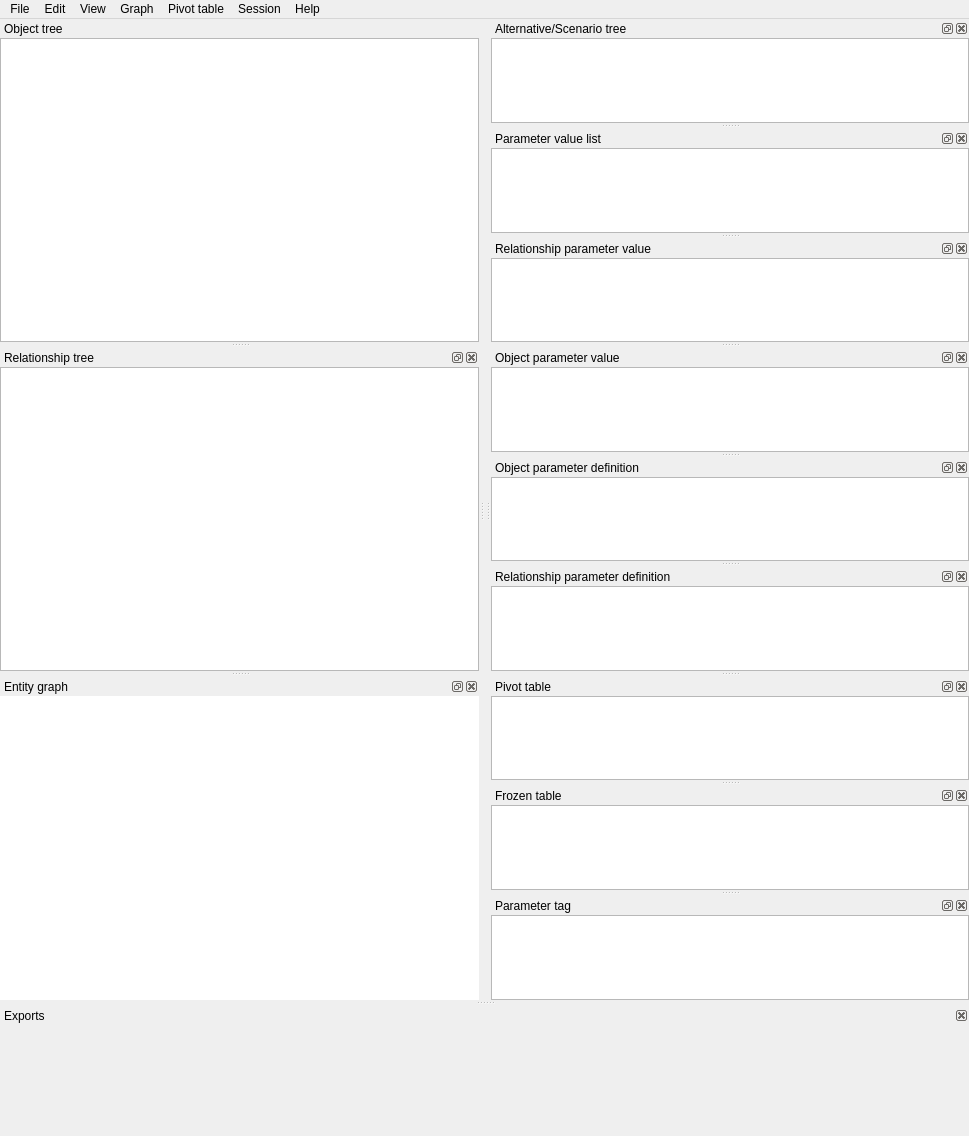
<?xml version="1.0" encoding="UTF-8"?>
<!--
######################################################################################################################
# Copyright (C) 2017-2020 Spine project consortium
# This file is part of Spine Toolbox.
# Spine Toolbox is free software: you can redistribute it and\/or modify it under the terms of the GNU Lesser General
# Public License as published by the Free Software Foundation, either version 3 of the License, or (at your option)
# any later version. This program is distributed in the hope that it will be useful, but WITHOUT ANY WARRANTY;
# without even the implied warranty of MERCHANTABILITY or FITNESS FOR A PARTICULAR PURPOSE. See the GNU Lesser General
# Public License for more details. You should have received a copy of the GNU Lesser General Public License along with
# this program. If not, see <http:\/\/www.gnu.org\/licenses\/>.
######################################################################################################################
-->
<ui version="4.0">
 <class>MainWindow</class>
 <widget class="QMainWindow" name="MainWindow">
  <property name="geometry">
   <rect>
    <x>0</x>
    <y>0</y>
    <width>969</width>
    <height>1136</height>
   </rect>
  </property>
  <property name="windowTitle">
   <string>MainWindow</string>
  </property>
  <property name="layoutDirection">
   <enum>Qt::LeftToRight</enum>
  </property>
  <property name="dockOptions">
   <set>QMainWindow::AllowNestedDocks|QMainWindow::AllowTabbedDocks|QMainWindow::AnimatedDocks|QMainWindow::GroupedDragging</set>
  </property>
  <widget class="QWidget" name="centralwidget">
   <property name="sizePolicy">
    <sizepolicy hsizetype="Fixed" vsizetype="Fixed">
     <horstretch>0</horstretch>
     <verstretch>0</verstretch>
    </sizepolicy>
   </property>
   <layout class="QVBoxLayout" name="verticalLayout_2">
    <property name="spacing">
     <number>0</number>
    </property>
    <property name="leftMargin">
     <number>0</number>
    </property>
    <property name="topMargin">
     <number>0</number>
    </property>
    <property name="rightMargin">
     <number>0</number>
    </property>
    <property name="bottomMargin">
     <number>0</number>
    </property>
   </layout>
  </widget>
  <widget class="QMenuBar" name="menubar">
   <property name="geometry">
    <rect>
     <x>0</x>
     <y>0</y>
     <width>969</width>
     <height>27</height>
    </rect>
   </property>
   <property name="nativeMenuBar">
    <bool>false</bool>
   </property>
   <widget class="QMenu" name="menuSession">
    <property name="title">
     <string>Session</string>
    </property>
    <addaction name="actionRefresh"/>
    <addaction name="actionCommit"/>
    <addaction name="actionRollback"/>
    <addaction name="separator"/>
    <addaction name="actionView_history"/>
   </widget>
   <widget class="QMenu" name="menuEdit">
    <property name="title">
     <string>Edit</string>
    </property>
    <addaction name="actionCopy"/>
    <addaction name="actionPaste"/>
    <addaction name="separator"/>
    <addaction name="actionAdd_object_classes"/>
    <addaction name="actionAdd_objects"/>
    <addaction name="actionAdd_relationship_classes"/>
    <addaction name="actionAdd_relationships"/>
    <addaction name="actionManage_relationships"/>
    <addaction name="separator"/>
    <addaction name="actionEdit_selected"/>
    <addaction name="separator"/>
    <addaction name="actionRemove_selected"/>
    <addaction name="actionMass_remove_items"/>
    <addaction name="separator"/>
   </widget>
   <widget class="QMenu" name="menuFile">
    <property name="title">
     <string>File</string>
    </property>
    <addaction name="separator"/>
    <addaction name="actionImport"/>
    <addaction name="actionExport"/>
    <addaction name="actionExport_session"/>
    <addaction name="separator"/>
    <addaction name="actionExport_graph_as_pdf"/>
    <addaction name="separator"/>
    <addaction name="actionSettings"/>
    <addaction name="separator"/>
    <addaction name="actionClose"/>
   </widget>
   <widget class="QMenu" name="menuView">
    <property name="title">
     <string>View</string>
    </property>
    <addaction name="actionStacked_style"/>
    <addaction name="actionPivot_style"/>
    <addaction name="actionGraph_style"/>
   </widget>
   <widget class="QMenu" name="menuGraph">
    <property name="title">
     <string>Graph</string>
    </property>
    <property name="toolTipsVisible">
     <bool>true</bool>
    </property>
    <widget class="QMenu" name="menuRestore_pruned">
     <property name="title">
      <string>Restore pruned</string>
     </property>
    </widget>
    <widget class="QMenu" name="menuAdd_parameter_heat_map">
     <property name="title">
      <string>Add parameter heat map</string>
     </property>
    </widget>
    <addaction name="actionShow_cascading_relationships"/>
    <addaction name="separator"/>
    <addaction name="actionSave_positions"/>
    <addaction name="actionClear_positions"/>
    <addaction name="separator"/>
    <addaction name="actionHide_selected"/>
    <addaction name="actionShow_hidden"/>
    <addaction name="separator"/>
    <addaction name="actionPrune_selected_entities"/>
    <addaction name="actionPrune_selected_classes"/>
    <addaction name="menuRestore_pruned"/>
    <addaction name="actionRestore_all_pruned"/>
    <addaction name="separator"/>
    <addaction name="menuAdd_parameter_heat_map"/>
    <addaction name="actionRebuild_graph"/>
    <addaction name="separator"/>
   </widget>
   <widget class="QMenu" name="menuHelp">
    <property name="title">
     <string>Help</string>
    </property>
    <addaction name="actionUser_guide"/>
   </widget>
   <widget class="QMenu" name="menuPivot_table">
    <property name="title">
     <string>Pivot table</string>
    </property>
   </widget>
   <addaction name="menuFile"/>
   <addaction name="menuEdit"/>
   <addaction name="menuView"/>
   <addaction name="menuGraph"/>
   <addaction name="menuPivot_table"/>
   <addaction name="menuSession"/>
   <addaction name="menuHelp"/>
  </widget>
  <widget class="QDockWidget" name="dockWidget_alternative_scenario_tree">
   <property name="allowedAreas">
    <set>Qt::AllDockWidgetAreas</set>
   </property>
   <property name="windowTitle">
    <string>Alternative/Scenario tree</string>
   </property>
   <attribute name="dockWidgetArea">
    <number>2</number>
   </attribute>
   <widget class="QWidget" name="dockWidgetContents_15">
    <layout class="QVBoxLayout" name="verticalLayout_18">
     <property name="spacing">
      <number>0</number>
     </property>
     <property name="leftMargin">
      <number>0</number>
     </property>
     <property name="topMargin">
      <number>0</number>
     </property>
     <property name="rightMargin">
      <number>0</number>
     </property>
     <property name="bottomMargin">
      <number>0</number>
     </property>
     <item>
      <widget class="AlternativeScenarioTreeView" name="treeView_alternative_scenario">
       <property name="contextMenuPolicy">
        <enum>Qt::DefaultContextMenu</enum>
       </property>
       <property name="acceptDrops">
        <bool>true</bool>
       </property>
       <property name="accessibleName">
        <string>alternative tree</string>
       </property>
       <property name="editTriggers">
        <set>QAbstractItemView::AnyKeyPressed|QAbstractItemView::EditKeyPressed</set>
       </property>
       <property name="dragEnabled">
        <bool>true</bool>
       </property>
       <property name="dragDropMode">
        <enum>QAbstractItemView::InternalMove</enum>
       </property>
       <property name="selectionMode">
        <enum>QAbstractItemView::ExtendedSelection</enum>
       </property>
       <property name="selectionBehavior">
        <enum>QAbstractItemView::SelectRows</enum>
       </property>
       <property name="iconSize">
        <size>
         <width>20</width>
         <height>20</height>
        </size>
       </property>
       <property name="uniformRowHeights">
        <bool>true</bool>
       </property>
      </widget>
     </item>
    </layout>
   </widget>
  </widget>
  <widget class="QDockWidget" name="dockWidget_parameter_value_list">
   <property name="windowTitle">
    <string>Parameter value list</string>
   </property>
   <attribute name="dockWidgetArea">
    <number>2</number>
   </attribute>
   <widget class="QWidget" name="dockWidgetContents">
    <layout class="QVBoxLayout" name="verticalLayout">
     <property name="spacing">
      <number>0</number>
     </property>
     <property name="leftMargin">
      <number>0</number>
     </property>
     <property name="topMargin">
      <number>0</number>
     </property>
     <property name="rightMargin">
      <number>0</number>
     </property>
     <property name="bottomMargin">
      <number>0</number>
     </property>
     <item>
      <widget class="ParameterValueListTreeView" name="treeView_parameter_value_list">
       <property name="contextMenuPolicy">
        <enum>Qt::DefaultContextMenu</enum>
       </property>
       <property name="accessibleName">
        <string>parameter value list</string>
       </property>
       <property name="editTriggers">
        <set>QAbstractItemView::AnyKeyPressed|QAbstractItemView::EditKeyPressed</set>
       </property>
       <property name="selectionMode">
        <enum>QAbstractItemView::ExtendedSelection</enum>
       </property>
       <property name="uniformRowHeights">
        <bool>true</bool>
       </property>
      </widget>
     </item>
    </layout>
   </widget>
  </widget>
  <widget class="QDockWidget" name="dockWidget_relationship_parameter_value">
   <property name="windowTitle">
    <string>Relationship parameter value</string>
   </property>
   <attribute name="dockWidgetArea">
    <number>2</number>
   </attribute>
   <widget class="QWidget" name="dockWidgetContents_2">
    <layout class="QVBoxLayout" name="verticalLayout_5">
     <property name="spacing">
      <number>0</number>
     </property>
     <property name="leftMargin">
      <number>0</number>
     </property>
     <property name="topMargin">
      <number>0</number>
     </property>
     <property name="rightMargin">
      <number>0</number>
     </property>
     <property name="bottomMargin">
      <number>0</number>
     </property>
     <item>
      <widget class="RelationshipParameterValueTableView" name="tableView_relationship_parameter_value">
       <property name="sizePolicy">
        <sizepolicy hsizetype="Expanding" vsizetype="Expanding">
         <horstretch>2</horstretch>
         <verstretch>0</verstretch>
        </sizepolicy>
       </property>
       <property name="mouseTracking">
        <bool>true</bool>
       </property>
       <property name="contextMenuPolicy">
        <enum>Qt::DefaultContextMenu</enum>
       </property>
       <property name="accessibleName">
        <string>relationship parameter value</string>
       </property>
       <property name="layoutDirection">
        <enum>Qt::LeftToRight</enum>
       </property>
       <property name="tabKeyNavigation">
        <bool>false</bool>
       </property>
       <property name="selectionBehavior">
        <enum>QAbstractItemView::SelectItems</enum>
       </property>
       <property name="sortingEnabled">
        <bool>false</bool>
       </property>
       <property name="wordWrap">
        <bool>false</bool>
       </property>
       <attribute name="horizontalHeaderHighlightSections">
        <bool>false</bool>
       </attribute>
       <attribute name="verticalHeaderVisible">
        <bool>false</bool>
       </attribute>
       <attribute name="verticalHeaderHighlightSections">
        <bool>false</bool>
       </attribute>
      </widget>
     </item>
    </layout>
   </widget>
  </widget>
  <widget class="QDockWidget" name="dockWidget_object_parameter_value">
   <property name="windowTitle">
    <string>Object parameter value</string>
   </property>
   <attribute name="dockWidgetArea">
    <number>2</number>
   </attribute>
   <widget class="QWidget" name="dockWidgetContents_3">
    <layout class="QVBoxLayout" name="verticalLayout_3">
     <property name="spacing">
      <number>0</number>
     </property>
     <property name="leftMargin">
      <number>0</number>
     </property>
     <property name="topMargin">
      <number>0</number>
     </property>
     <property name="rightMargin">
      <number>0</number>
     </property>
     <property name="bottomMargin">
      <number>0</number>
     </property>
     <item>
      <widget class="ObjectParameterValueTableView" name="tableView_object_parameter_value">
       <property name="sizePolicy">
        <sizepolicy hsizetype="Expanding" vsizetype="Expanding">
         <horstretch>2</horstretch>
         <verstretch>0</verstretch>
        </sizepolicy>
       </property>
       <property name="font">
        <font>
         <weight>50</weight>
         <bold>false</bold>
        </font>
       </property>
       <property name="mouseTracking">
        <bool>true</bool>
       </property>
       <property name="contextMenuPolicy">
        <enum>Qt::DefaultContextMenu</enum>
       </property>
       <property name="accessibleName">
        <string>object parameter value</string>
       </property>
       <property name="layoutDirection">
        <enum>Qt::LeftToRight</enum>
       </property>
       <property name="tabKeyNavigation">
        <bool>false</bool>
       </property>
       <property name="selectionBehavior">
        <enum>QAbstractItemView::SelectItems</enum>
       </property>
       <property name="sortingEnabled">
        <bool>false</bool>
       </property>
       <property name="wordWrap">
        <bool>false</bool>
       </property>
       <attribute name="horizontalHeaderHighlightSections">
        <bool>false</bool>
       </attribute>
       <attribute name="verticalHeaderVisible">
        <bool>false</bool>
       </attribute>
       <attribute name="verticalHeaderMinimumSectionSize">
        <number>20</number>
       </attribute>
       <attribute name="verticalHeaderHighlightSections">
        <bool>false</bool>
       </attribute>
      </widget>
     </item>
    </layout>
   </widget>
  </widget>
  <widget class="QDockWidget" name="dockWidget_object_parameter_definition">
   <property name="windowTitle">
    <string>Object parameter definition</string>
   </property>
   <attribute name="dockWidgetArea">
    <number>2</number>
   </attribute>
   <widget class="QWidget" name="dockWidgetContents_4">
    <layout class="QVBoxLayout" name="verticalLayout_8">
     <property name="spacing">
      <number>0</number>
     </property>
     <property name="leftMargin">
      <number>0</number>
     </property>
     <property name="topMargin">
      <number>0</number>
     </property>
     <property name="rightMargin">
      <number>0</number>
     </property>
     <property name="bottomMargin">
      <number>0</number>
     </property>
     <item>
      <widget class="ObjectParameterDefinitionTableView" name="tableView_object_parameter_definition">
       <property name="sizePolicy">
        <sizepolicy hsizetype="Expanding" vsizetype="Expanding">
         <horstretch>2</horstretch>
         <verstretch>0</verstretch>
        </sizepolicy>
       </property>
       <property name="contextMenuPolicy">
        <enum>Qt::DefaultContextMenu</enum>
       </property>
       <property name="accessibleName">
        <string>object parameter definition</string>
       </property>
       <property name="layoutDirection">
        <enum>Qt::LeftToRight</enum>
       </property>
       <property name="tabKeyNavigation">
        <bool>false</bool>
       </property>
       <property name="selectionBehavior">
        <enum>QAbstractItemView::SelectItems</enum>
       </property>
       <property name="sortingEnabled">
        <bool>false</bool>
       </property>
       <property name="wordWrap">
        <bool>false</bool>
       </property>
       <attribute name="horizontalHeaderHighlightSections">
        <bool>false</bool>
       </attribute>
       <attribute name="horizontalHeaderShowSortIndicator" stdset="0">
        <bool>false</bool>
       </attribute>
       <attribute name="verticalHeaderVisible">
        <bool>false</bool>
       </attribute>
       <attribute name="verticalHeaderHighlightSections">
        <bool>false</bool>
       </attribute>
      </widget>
     </item>
    </layout>
   </widget>
  </widget>
  <widget class="QDockWidget" name="dockWidget_relationship_parameter_definition">
   <property name="windowTitle">
    <string>Relationship parameter definition</string>
   </property>
   <attribute name="dockWidgetArea">
    <number>2</number>
   </attribute>
   <widget class="QWidget" name="dockWidgetContents_5">
    <layout class="QVBoxLayout" name="verticalLayout_10">
     <property name="spacing">
      <number>0</number>
     </property>
     <property name="leftMargin">
      <number>0</number>
     </property>
     <property name="topMargin">
      <number>0</number>
     </property>
     <property name="rightMargin">
      <number>0</number>
     </property>
     <property name="bottomMargin">
      <number>0</number>
     </property>
     <item>
      <widget class="RelationshipParameterDefinitionTableView" name="tableView_relationship_parameter_definition">
       <property name="sizePolicy">
        <sizepolicy hsizetype="Expanding" vsizetype="Expanding">
         <horstretch>2</horstretch>
         <verstretch>0</verstretch>
        </sizepolicy>
       </property>
       <property name="contextMenuPolicy">
        <enum>Qt::DefaultContextMenu</enum>
       </property>
       <property name="accessibleName">
        <string>relationship parameter definition</string>
       </property>
       <property name="layoutDirection">
        <enum>Qt::LeftToRight</enum>
       </property>
       <property name="tabKeyNavigation">
        <bool>false</bool>
       </property>
       <property name="selectionBehavior">
        <enum>QAbstractItemView::SelectItems</enum>
       </property>
       <property name="sortingEnabled">
        <bool>false</bool>
       </property>
       <property name="wordWrap">
        <bool>false</bool>
       </property>
       <attribute name="horizontalHeaderHighlightSections">
        <bool>false</bool>
       </attribute>
       <attribute name="verticalHeaderVisible">
        <bool>false</bool>
       </attribute>
       <attribute name="verticalHeaderHighlightSections">
        <bool>false</bool>
       </attribute>
      </widget>
     </item>
    </layout>
   </widget>
  </widget>
  <widget class="QDockWidget" name="dockWidget_object_tree">
   <property name="features">
    <set>QDockWidget::NoDockWidgetFeatures</set>
   </property>
   <property name="allowedAreas">
    <set>Qt::LeftDockWidgetArea</set>
   </property>
   <property name="windowTitle">
    <string>Object tree</string>
   </property>
   <attribute name="dockWidgetArea">
    <number>1</number>
   </attribute>
   <widget class="QWidget" name="dockWidgetContents_6">
    <layout class="QVBoxLayout" name="verticalLayout_4">
     <property name="spacing">
      <number>0</number>
     </property>
     <property name="leftMargin">
      <number>0</number>
     </property>
     <property name="topMargin">
      <number>0</number>
     </property>
     <property name="rightMargin">
      <number>0</number>
     </property>
     <property name="bottomMargin">
      <number>0</number>
     </property>
     <item>
      <widget class="ObjectTreeView" name="treeView_object">
       <property name="sizePolicy">
        <sizepolicy hsizetype="Expanding" vsizetype="Expanding">
         <horstretch>1</horstretch>
         <verstretch>0</verstretch>
        </sizepolicy>
       </property>
       <property name="contextMenuPolicy">
        <enum>Qt::DefaultContextMenu</enum>
       </property>
       <property name="accessibleName">
        <string>object tree</string>
       </property>
       <property name="editTriggers">
        <set>QAbstractItemView::EditKeyPressed</set>
       </property>
       <property name="selectionMode">
        <enum>QAbstractItemView::ExtendedSelection</enum>
       </property>
       <property name="selectionBehavior">
        <enum>QAbstractItemView::SelectItems</enum>
       </property>
       <property name="iconSize">
        <size>
         <width>20</width>
         <height>20</height>
        </size>
       </property>
       <property name="uniformRowHeights">
        <bool>true</bool>
       </property>
      </widget>
     </item>
    </layout>
   </widget>
  </widget>
  <widget class="QDockWidget" name="dockWidget_relationship_tree">
   <property name="allowedAreas">
    <set>Qt::AllDockWidgetAreas</set>
   </property>
   <property name="windowTitle">
    <string>Relationship tree</string>
   </property>
   <attribute name="dockWidgetArea">
    <number>1</number>
   </attribute>
   <widget class="QWidget" name="dockWidgetContents_7">
    <layout class="QVBoxLayout" name="verticalLayout_6">
     <property name="spacing">
      <number>0</number>
     </property>
     <property name="leftMargin">
      <number>0</number>
     </property>
     <property name="topMargin">
      <number>0</number>
     </property>
     <property name="rightMargin">
      <number>0</number>
     </property>
     <property name="bottomMargin">
      <number>0</number>
     </property>
     <item>
      <widget class="RelationshipTreeView" name="treeView_relationship">
       <property name="contextMenuPolicy">
        <enum>Qt::DefaultContextMenu</enum>
       </property>
       <property name="accessibleName">
        <string>relationship tree</string>
       </property>
       <property name="editTriggers">
        <set>QAbstractItemView::EditKeyPressed</set>
       </property>
       <property name="selectionMode">
        <enum>QAbstractItemView::ExtendedSelection</enum>
       </property>
       <property name="selectionBehavior">
        <enum>QAbstractItemView::SelectItems</enum>
       </property>
       <property name="iconSize">
        <size>
         <width>20</width>
         <height>20</height>
        </size>
       </property>
       <property name="uniformRowHeights">
        <bool>true</bool>
       </property>
      </widget>
     </item>
    </layout>
   </widget>
  </widget>
  <widget class="QDockWidget" name="dockWidget_entity_graph">
   <property name="windowTitle">
    <string>Entity graph</string>
   </property>
   <attribute name="dockWidgetArea">
    <number>1</number>
   </attribute>
   <widget class="QWidget" name="dockWidgetContents_8">
    <layout class="QVBoxLayout" name="verticalLayout_7">
     <property name="spacing">
      <number>0</number>
     </property>
     <property name="leftMargin">
      <number>0</number>
     </property>
     <property name="topMargin">
      <number>0</number>
     </property>
     <property name="rightMargin">
      <number>0</number>
     </property>
     <property name="bottomMargin">
      <number>0</number>
     </property>
     <item>
      <widget class="EntityQGraphicsView" name="graphicsView">
       <property name="sizePolicy">
        <sizepolicy hsizetype="Expanding" vsizetype="Expanding">
         <horstretch>2</horstretch>
         <verstretch>0</verstretch>
        </sizepolicy>
       </property>
       <property name="mouseTracking">
        <bool>true</bool>
       </property>
       <property name="frameShape">
        <enum>QFrame::NoFrame</enum>
       </property>
       <property name="dragMode">
        <enum>QGraphicsView::ScrollHandDrag</enum>
       </property>
      </widget>
     </item>
    </layout>
   </widget>
  </widget>
  <widget class="QDockWidget" name="dockWidget_pivot_table">
   <property name="windowTitle">
    <string>Pivot table</string>
   </property>
   <attribute name="dockWidgetArea">
    <number>2</number>
   </attribute>
   <widget class="QWidget" name="dockWidgetContents_10">
    <layout class="QVBoxLayout" name="verticalLayout_13">
     <property name="spacing">
      <number>0</number>
     </property>
     <property name="leftMargin">
      <number>0</number>
     </property>
     <property name="topMargin">
      <number>0</number>
     </property>
     <property name="rightMargin">
      <number>0</number>
     </property>
     <property name="bottomMargin">
      <number>0</number>
     </property>
     <item>
      <widget class="PivotTableView" name="pivot_table">
       <property name="contextMenuPolicy">
        <enum>Qt::DefaultContextMenu</enum>
       </property>
      </widget>
     </item>
    </layout>
   </widget>
  </widget>
  <widget class="QDockWidget" name="dockWidget_frozen_table">
   <property name="windowTitle">
    <string>Frozen table</string>
   </property>
   <attribute name="dockWidgetArea">
    <number>2</number>
   </attribute>
   <widget class="QWidget" name="dockWidgetContents_11">
    <layout class="QVBoxLayout" name="verticalLayout_14">
     <property name="spacing">
      <number>0</number>
     </property>
     <property name="leftMargin">
      <number>0</number>
     </property>
     <property name="topMargin">
      <number>0</number>
     </property>
     <property name="rightMargin">
      <number>0</number>
     </property>
     <property name="bottomMargin">
      <number>0</number>
     </property>
     <item>
      <widget class="FrozenTableView" name="frozen_table"/>
     </item>
    </layout>
   </widget>
  </widget>
  <widget class="QDockWidget" name="dockWidget_exports">
   <property name="maximumSize">
    <size>
     <width>524287</width>
     <height>64</height>
    </size>
   </property>
   <property name="features">
    <set>QDockWidget::DockWidgetClosable</set>
   </property>
   <property name="allowedAreas">
    <set>Qt::BottomDockWidgetArea</set>
   </property>
   <property name="windowTitle">
    <string>Exports</string>
   </property>
   <attribute name="dockWidgetArea">
    <number>8</number>
   </attribute>
   <widget class="QWidget" name="dockWidgetContents_12">
    <layout class="QHBoxLayout" name="horizontalLayout_3">
     <property name="spacing">
      <number>0</number>
     </property>
     <property name="leftMargin">
      <number>0</number>
     </property>
     <property name="topMargin">
      <number>0</number>
     </property>
     <property name="rightMargin">
      <number>0</number>
     </property>
     <property name="bottomMargin">
      <number>0</number>
     </property>
     <item>
      <layout class="QHBoxLayout" name="horizontalLayout_exports">
       <property name="spacing">
        <number>1</number>
       </property>
       <item>
        <spacer name="horizontalSpacer">
         <property name="orientation">
          <enum>Qt::Horizontal</enum>
         </property>
         <property name="sizeHint" stdset="0">
          <size>
           <width>40</width>
           <height>20</height>
          </size>
         </property>
        </spacer>
       </item>
      </layout>
     </item>
    </layout>
   </widget>
  </widget>
  <widget class="QDockWidget" name="dockWidget_parameter_tag">
   <property name="windowTitle">
    <string>Parameter tag</string>
   </property>
   <attribute name="dockWidgetArea">
    <number>2</number>
   </attribute>
   <widget class="QWidget" name="dockWidgetContents_9">
    <layout class="QVBoxLayout" name="verticalLayout_9">
     <property name="spacing">
      <number>0</number>
     </property>
     <property name="leftMargin">
      <number>0</number>
     </property>
     <property name="topMargin">
      <number>0</number>
     </property>
     <property name="rightMargin">
      <number>0</number>
     </property>
     <property name="bottomMargin">
      <number>0</number>
     </property>
     <item>
      <widget class="ParameterTagTreeView" name="treeView_parameter_tag">
       <property name="contextMenuPolicy">
        <enum>Qt::DefaultContextMenu</enum>
       </property>
       <property name="accessibleName">
        <string>parameter value list</string>
       </property>
       <property name="editTriggers">
        <set>QAbstractItemView::AnyKeyPressed|QAbstractItemView::DoubleClicked|QAbstractItemView::EditKeyPressed</set>
       </property>
       <property name="selectionMode">
        <enum>QAbstractItemView::ExtendedSelection</enum>
       </property>
       <property name="uniformRowHeights">
        <bool>true</bool>
       </property>
      </widget>
     </item>
    </layout>
   </widget>
  </widget>
  <action name="actionCommit">
   <property name="enabled">
    <bool>true</bool>
   </property>
   <property name="icon">
    <iconset resource="../../ui/resources/resources_icons.qrc">
     <normaloff>:/icons/menu_icons/check.svg</normaloff>:/icons/menu_icons/check.svg</iconset>
   </property>
   <property name="text">
    <string>Commit</string>
   </property>
   <property name="shortcut">
    <string>Ctrl+Return</string>
   </property>
  </action>
  <action name="actionRollback">
   <property name="enabled">
    <bool>true</bool>
   </property>
   <property name="icon">
    <iconset resource="../../ui/resources/resources_icons.qrc">
     <normaloff>:/icons/menu_icons/undo.svg</normaloff>:/icons/menu_icons/undo.svg</iconset>
   </property>
   <property name="text">
    <string>Rollback</string>
   </property>
   <property name="shortcut">
    <string>Ctrl+Backspace</string>
   </property>
  </action>
  <action name="actionClose">
   <property name="icon">
    <iconset resource="../../ui/resources/resources_icons.qrc">
     <normaloff>:/icons/menu_icons/window-close.svg</normaloff>:/icons/menu_icons/window-close.svg</iconset>
   </property>
   <property name="text">
    <string>Close</string>
   </property>
   <property name="shortcut">
    <string>Ctrl+W</string>
   </property>
  </action>
  <action name="actionAdd_object_classes">
   <property name="icon">
    <iconset resource="../../ui/resources/resources_icons.qrc">
     <normaloff>:/icons/menu_icons/cube_plus.svg</normaloff>:/icons/menu_icons/cube_plus.svg</iconset>
   </property>
   <property name="text">
    <string>Add object classes</string>
   </property>
   <property name="toolTip">
    <string>Add object classes</string>
   </property>
  </action>
  <action name="actionAdd_objects">
   <property name="icon">
    <iconset resource="../../ui/resources/resources_icons.qrc">
     <normaloff>:/icons/menu_icons/cube_plus.svg</normaloff>:/icons/menu_icons/cube_plus.svg</iconset>
   </property>
   <property name="text">
    <string>Add objects</string>
   </property>
   <property name="toolTip">
    <string>Add objects</string>
   </property>
  </action>
  <action name="actionAdd_relationship_classes">
   <property name="icon">
    <iconset resource="../../ui/resources/resources_icons.qrc">
     <normaloff>:/icons/menu_icons/cubes_plus.svg</normaloff>:/icons/menu_icons/cubes_plus.svg</iconset>
   </property>
   <property name="text">
    <string>Add relationship classes</string>
   </property>
   <property name="toolTip">
    <string>Add relationship classes</string>
   </property>
  </action>
  <action name="actionAdd_relationships">
   <property name="icon">
    <iconset resource="../../ui/resources/resources_icons.qrc">
     <normaloff>:/icons/menu_icons/cubes_plus.svg</normaloff>:/icons/menu_icons/cubes_plus.svg</iconset>
   </property>
   <property name="text">
    <string>Add relationships</string>
   </property>
   <property name="toolTip">
    <string>Add relationships</string>
   </property>
  </action>
  <action name="actionImport">
   <property name="icon">
    <iconset resource="../../ui/resources/resources_icons.qrc">
     <normaloff>:/icons/project_item_icons/database-import.svg</normaloff>:/icons/project_item_icons/database-import.svg</iconset>
   </property>
   <property name="text">
    <string>Import...</string>
   </property>
   <property name="toolTip">
    <string>&lt;html&gt;&lt;head/&gt;&lt;body&gt;&lt;p&gt;Import data from file into current urls&lt;/p&gt;&lt;/body&gt;&lt;/html&gt;</string>
   </property>
  </action>
  <action name="actionExport">
   <property name="enabled">
    <bool>true</bool>
   </property>
   <property name="icon">
    <iconset resource="../../ui/resources/resources_icons.qrc">
     <normaloff>:/icons/project_item_icons/database-export.svg</normaloff>:/icons/project_item_icons/database-export.svg</iconset>
   </property>
   <property name="text">
    <string>Export...</string>
   </property>
   <property name="toolTip">
    <string>&lt;html&gt;&lt;head/&gt;&lt;body&gt;&lt;p&gt;Export data from current url to a file&lt;/p&gt;&lt;/body&gt;&lt;/html&gt;</string>
   </property>
  </action>
  <action name="actionCopy">
   <property name="enabled">
    <bool>true</bool>
   </property>
   <property name="icon">
    <iconset resource="../../ui/resources/resources_icons.qrc">
     <normaloff>:/icons/menu_icons/copy.svg</normaloff>:/icons/menu_icons/copy.svg</iconset>
   </property>
   <property name="text">
    <string>Copy</string>
   </property>
   <property name="shortcut">
    <string>Ctrl+C</string>
   </property>
  </action>
  <action name="actionPaste">
   <property name="enabled">
    <bool>true</bool>
   </property>
   <property name="icon">
    <iconset resource="../../ui/resources/resources_icons.qrc">
     <normaloff>:/icons/menu_icons/paste.svg</normaloff>:/icons/menu_icons/paste.svg</iconset>
   </property>
   <property name="text">
    <string>Paste</string>
   </property>
   <property name="shortcut">
    <string>Ctrl+V</string>
   </property>
  </action>
  <action name="actionRefresh">
   <property name="icon">
    <iconset resource="../../ui/resources/resources_icons.qrc">
     <normaloff>:/icons/menu_icons/sync.svg</normaloff>:/icons/menu_icons/sync.svg</iconset>
   </property>
   <property name="text">
    <string>Refresh</string>
   </property>
   <property name="shortcut">
    <string>F5</string>
   </property>
  </action>
  <action name="actionEdit_selected">
   <property name="enabled">
    <bool>true</bool>
   </property>
   <property name="icon">
    <iconset resource="../../ui/resources/resources_icons.qrc">
     <normaloff>:/icons/menu_icons/cube_pen.svg</normaloff>:/icons/menu_icons/cube_pen.svg</iconset>
   </property>
   <property name="text">
    <string>Edit selected items</string>
   </property>
  </action>
  <action name="actionRemove_selected">
   <property name="enabled">
    <bool>true</bool>
   </property>
   <property name="icon">
    <iconset resource="../../ui/resources/resources_icons.qrc">
     <normaloff>:/icons/menu_icons/cube_minus.svg</normaloff>:/icons/menu_icons/cube_minus.svg</iconset>
   </property>
   <property name="text">
    <string>Remove selected items</string>
   </property>
   <property name="shortcut">
    <string>Ctrl+Del</string>
   </property>
  </action>
  <action name="actionHide_selected">
   <property name="text">
    <string>Hide selected</string>
   </property>
  </action>
  <action name="actionShow_hidden">
   <property name="text">
    <string>Show hidden</string>
   </property>
  </action>
  <action name="actionPrune_selected_entities">
   <property name="text">
    <string>Prune selected entities</string>
   </property>
  </action>
  <action name="actionRestore_all_pruned">
   <property name="text">
    <string>Restore all pruned</string>
   </property>
  </action>
  <action name="actionStacked_style">
   <property name="icon">
    <iconset resource="../../ui/resources/resources_icons.qrc">
     <normaloff>:/icons/menu_icons/table.svg</normaloff>:/icons/menu_icons/table.svg</iconset>
   </property>
   <property name="text">
    <string>Stacked style</string>
   </property>
   <property name="toolTip">
    <string>Stacked-table style</string>
   </property>
  </action>
  <action name="actionGraph_style">
   <property name="icon">
    <iconset resource="../../ui/resources/resources_icons.qrc">
     <normaloff>:/icons/project-diagram.svg</normaloff>:/icons/project-diagram.svg</iconset>
   </property>
   <property name="text">
    <string>Graph style</string>
   </property>
  </action>
  <action name="actionPivot_style">
   <property name="icon">
    <iconset resource="../../ui/resources/resources_icons.qrc">
     <normaloff>:/icons/menu_icons/pivot-table.svg</normaloff>:/icons/menu_icons/pivot-table.svg</iconset>
   </property>
   <property name="text">
    <string>Pivot style</string>
   </property>
  </action>
  <action name="actionView_history">
   <property name="text">
    <string>View history...</string>
   </property>
  </action>
  <action name="actionClear_positions">
   <property name="text">
    <string>Clear saved positions</string>
   </property>
  </action>
  <action name="actionSave_positions">
   <property name="text">
    <string>Save positions</string>
   </property>
  </action>
  <action name="actionExport_graph_as_pdf">
   <property name="enabled">
    <bool>false</bool>
   </property>
   <property name="text">
    <string>Export graph as PDF...</string>
   </property>
  </action>
  <action name="actionPrune_selected_classes">
   <property name="text">
    <string>Prune selected classes</string>
   </property>
  </action>
  <action name="actiontt">
   <property name="text">
    <string>tt</string>
   </property>
  </action>
  <action name="actionMass_remove_items">
   <property name="icon">
    <iconset resource="../../ui/resources/resources_icons.qrc">
     <normaloff>:/icons/menu_icons/cube_minus.svg</normaloff>:/icons/menu_icons/cube_minus.svg</iconset>
   </property>
   <property name="text">
    <string>Mass remove items...</string>
   </property>
  </action>
  <action name="actionSaveAsTemplate">
   <property name="text">
    <string>Save as template...</string>
   </property>
  </action>
  <action name="actionLoadTemplate">
   <property name="text">
    <string>Load template...</string>
   </property>
  </action>
  <action name="actionExport_session">
   <property name="icon">
    <iconset resource="../../ui/resources/resources_icons.qrc">
     <normaloff>:/icons/project_item_icons/database-export.svg</normaloff>:/icons/project_item_icons/database-export.svg</iconset>
   </property>
   <property name="text">
    <string>Export session...</string>
   </property>
   <property name="toolTip">
    <string>&lt;html&gt;&lt;head/&gt;&lt;body&gt;&lt;p&gt;Export items added and updated in the current session (since last commit) into a file&lt;/p&gt;&lt;/body&gt;&lt;/html&gt;</string>
   </property>
  </action>
  <action name="actionSettings">
   <property name="icon">
    <iconset resource="../../ui/resources/resources_icons.qrc">
     <normaloff>:/icons/menu_icons/cog.svg</normaloff>:/icons/menu_icons/cog.svg</iconset>
   </property>
   <property name="text">
    <string>Settings...</string>
   </property>
   <property name="shortcut">
    <string>F1</string>
   </property>
  </action>
  <action name="actionShow_cascading_relationships">
   <property name="checkable">
    <bool>true</bool>
   </property>
   <property name="checked">
    <bool>true</bool>
   </property>
   <property name="text">
    <string>Show cascading relationships</string>
   </property>
   <property name="toolTip">
    <string>&lt;html&gt;&lt;head/&gt;&lt;body&gt;&lt;p&gt;&lt;span style=&quot; font-weight:600;&quot;&gt;Checked&lt;/span&gt;: Whenever an object is included in the Entity graph, the graph automatically includes &lt;span style=&quot; font-style:italic;&quot;&gt;all&lt;/span&gt; its relationships.&lt;/p&gt;&lt;p&gt;&lt;span style=&quot; font-weight:600;&quot;&gt;Unchecked&lt;/span&gt;: Whenever &lt;span style=&quot; font-style:italic;&quot;&gt;all&lt;/span&gt; the objects in a relationship are included in the Entity graph, the graph automatically includes the relationship.&lt;/p&gt;&lt;/body&gt;&lt;/html&gt;</string>
   </property>
  </action>
  <action name="actionInput_type">
   <property name="text">
    <string>Input type</string>
   </property>
  </action>
  <action name="actionParameter_value">
   <property name="text">
    <string>Parameter value</string>
   </property>
  </action>
  <action name="actionRelationship">
   <property name="text">
    <string>Relationship</string>
   </property>
  </action>
  <action name="actionIndexed_parameter_expansion">
   <property name="text">
    <string>Indexed parameter expansion</string>
   </property>
  </action>
  <action name="actionInput_type_parameter_value">
   <property name="checkable">
    <bool>true</bool>
   </property>
   <property name="checked">
    <bool>true</bool>
   </property>
   <property name="text">
    <string>Parameter value</string>
   </property>
  </action>
  <action name="actionInput_type_relationship">
   <property name="checkable">
    <bool>true</bool>
   </property>
   <property name="text">
    <string>Relationship</string>
   </property>
  </action>
  <action name="actionInput_type_index_expansion">
   <property name="checkable">
    <bool>true</bool>
   </property>
   <property name="text">
    <string>Index expansion</string>
   </property>
  </action>
  <action name="actionRebuild_graph">
   <property name="text">
    <string>Rebuild graph</string>
   </property>
  </action>
  <action name="actionManage_relationships">
   <property name="icon">
    <iconset resource="../../ui/resources/resources_icons.qrc">
     <normaloff>:/icons/menu_icons/cubes_pen.svg</normaloff>:/icons/menu_icons/cubes_pen.svg</iconset>
   </property>
   <property name="text">
    <string>Manage relationships</string>
   </property>
  </action>
  <action name="actionUser_guide">
   <property name="icon">
    <iconset resource="../../ui/resources/resources_icons.qrc">
     <normaloff>:/icons/menu_icons/question-circle.svg</normaloff>:/icons/menu_icons/question-circle.svg</iconset>
   </property>
   <property name="text">
    <string>User guide</string>
   </property>
   <property name="shortcut">
    <string>F2</string>
   </property>
  </action>
 </widget>
 <customwidgets>
  <customwidget>
   <class>EntityQGraphicsView</class>
   <extends>QGraphicsView</extends>
   <header>spinetoolbox/spine_db_editor/widgets/custom_qgraphicsviews.h</header>
  </customwidget>
  <customwidget>
   <class>ObjectTreeView</class>
   <extends>QTreeView</extends>
   <header>spinetoolbox/spine_db_editor/widgets/custom_qtreeview.h</header>
  </customwidget>
  <customwidget>
   <class>ParameterValueListTreeView</class>
   <extends>QTreeView</extends>
   <header>spinetoolbox/spine_db_editor/widgets/custom_qtreeview.h</header>
  </customwidget>
  <customwidget>
   <class>FrozenTableView</class>
   <extends>QTableView</extends>
   <header>spinetoolbox/spine_db_editor/widgets/custom_qtableview.h</header>
  </customwidget>
  <customwidget>
   <class>RelationshipTreeView</class>
   <extends>QTreeView</extends>
   <header>spinetoolbox/spine_db_editor/widgets/custom_qtreeview.h</header>
  </customwidget>
  <customwidget>
   <class>PivotTableView</class>
   <extends>QTableView</extends>
   <header>spinetoolbox/spine_db_editor/widgets/custom_qtableview.h</header>
  </customwidget>
  <customwidget>
   <class>ObjectParameterValueTableView</class>
   <extends>QTableView</extends>
   <header>spinetoolbox/spine_db_editor/widgets/custom_qtableview.h</header>
  </customwidget>
  <customwidget>
   <class>ObjectParameterDefinitionTableView</class>
   <extends>QTableView</extends>
   <header>spinetoolbox/spine_db_editor/widgets/custom_qtableview.h</header>
  </customwidget>
  <customwidget>
   <class>RelationshipParameterDefinitionTableView</class>
   <extends>QTableView</extends>
   <header>spinetoolbox/spine_db_editor/widgets/custom_qtableview.h</header>
  </customwidget>
  <customwidget>
   <class>RelationshipParameterValueTableView</class>
   <extends>QTableView</extends>
   <header>spinetoolbox/spine_db_editor/widgets/custom_qtableview.h</header>
  </customwidget>
  <customwidget>
   <class>AlternativeScenarioTreeView</class>
   <extends>QTreeView</extends>
   <header>spinetoolbox/spine_db_editor/widgets/custom_qtreeview.h</header>
  </customwidget>
  <customwidget>
   <class>ParameterTagTreeView</class>
   <extends>QTreeView</extends>
   <header>spinetoolbox/spine_db_editor/widgets/custom_qtreeview.h</header>
  </customwidget>
 </customwidgets>
 <tabstops>
  <tabstop>tableView_object_parameter_value</tabstop>
  <tabstop>tableView_object_parameter_definition</tabstop>
  <tabstop>tableView_relationship_parameter_value</tabstop>
  <tabstop>tableView_relationship_parameter_definition</tabstop>
  <tabstop>treeView_parameter_value_list</tabstop>
 </tabstops>
 <resources>
  <include location="../../ui/resources/resources_icons.qrc"/>
 </resources>
 <connections/>
</ui>
